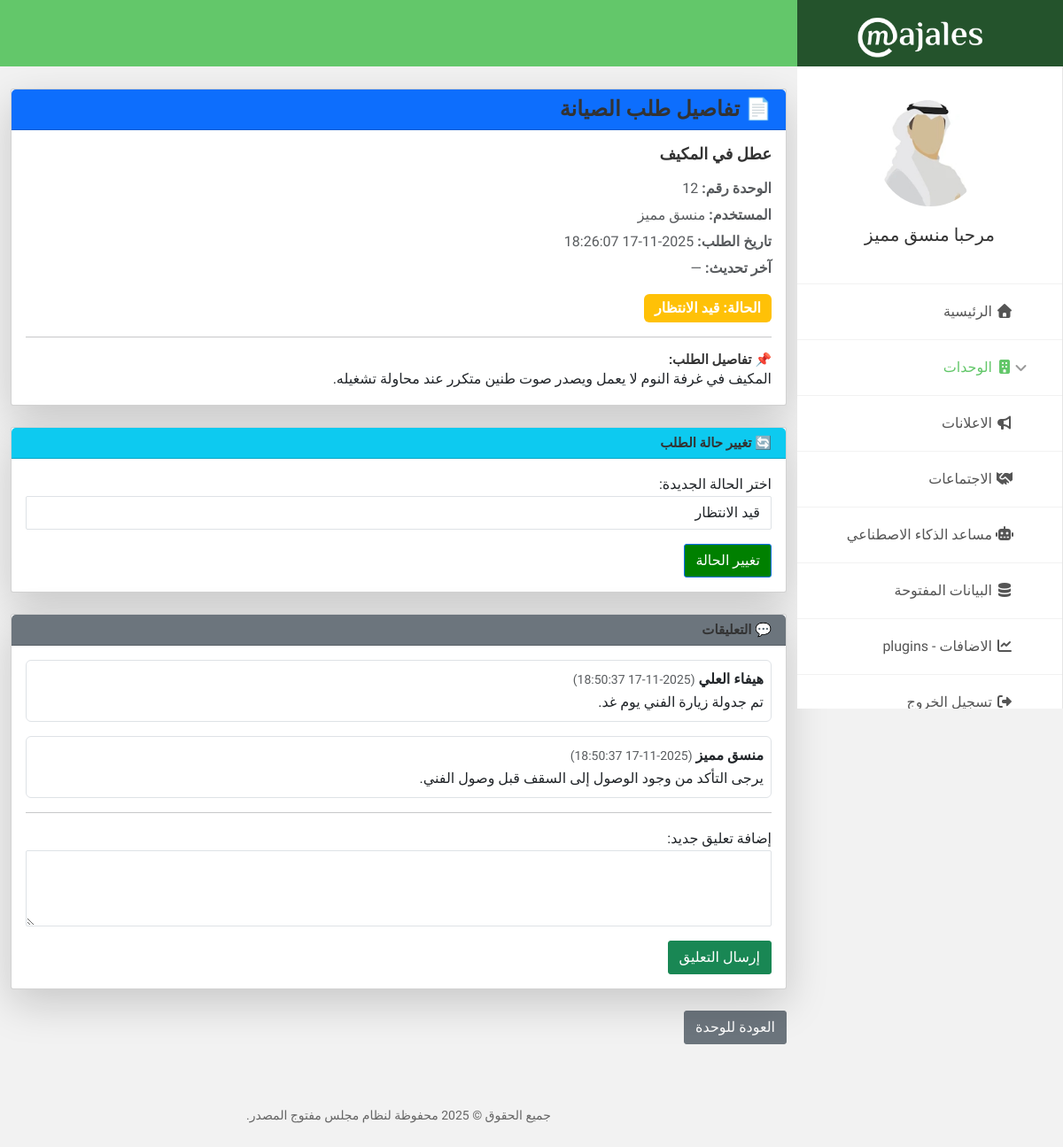
Screenshot of /viewrequest.php?rid=2 (signed in) with the database file from the repository.
### tables this page shows
CREATE TABLE `requests` (
  `id` int(11) NOT NULL,
  `unit_id` int(11) NOT NULL,
  `user_id` int(11) NOT NULL,
  `request_title` varchar(255) NOT NULL,
  `request_text` text NOT NULL,
  `request_date` datetime NOT NULL DEFAULT current_timestamp(),
  `last_update` datetime DEFAULT NULL ON UPDATE current_timestamp(),
  `status` enum('open','pending','in review','in progress','hold','done','canceled') NOT NULL DEFAULT 'open'
);

CREATE TABLE `users` (
  `ID` int(11) NOT NULL,
  `Name` varchar(50) NOT NULL,
  `Email` varchar(70) NOT NULL,
  `Picture_Filename` varchar(50) DEFAULT NULL,
  `Password` varchar(32) NOT NULL,
  `Register_Date` datetime NOT NULL DEFAULT current_timestamp()
);

CREATE TABLE `request_comments` (
  `id` int(11) NOT NULL,
  `request_id` int(11) NOT NULL,
  `user_id` int(11) DEFAULT NULL,
  `comment_text` text NOT NULL,
  `created_at` datetime NOT NULL DEFAULT current_timestamp()
);

### viewrequest.php (the view, shortened to what this page needs)
<?php
include("Configuration/Header.php");
include("Configuration/DBInfoReader.php");
$request_id = isset($_GET['rid']) ? intval($_GET['rid']) : 0;
$query = "SELECT r.*, u.name AS user_name
          FROM requests r
          LEFT JOIN users u ON r.user_id = u.id
          WHERE r.id = ?";
$stmt = mysqli_prepare($Connection, $query);
mysqli_stmt_bind_param($stmt, "i", $request_id);
mysqli_stmt_execute($stmt);
$result = mysqli_stmt_get_result($stmt);
$request = mysqli_fetch_assoc($result);
function status_label($st) {
    switch ($st) {
        case "pending": return ["قيد الانتظار", "warning"];
    }
}
list($status_text, $status_color) = status_label($request["status"]);
?>
<div class="container mt-5" dir="rtl" style="text-align:right;">
    <div class="card shadow-lg mb-4">
        <div class="card-header bg-primary text-white">
            <h3 class="m-0">📄 تفاصيل طلب الصيانة</h3>
        </div>
        <div class="card-body">
            <h4 class="mb-3"><?php echo htmlspecialchars($request["request_title"]); ?></h4>
            <p class="text-muted mb-1"><strong>الوحدة رقم:</strong> <?php echo $request["unit_id"]; ?></p>
            <p class="text-muted mb-1"><strong>المستخدم:</strong> <?php echo $request["user_name"] ?: "غير متوفر"; ?></p>
            <p class="text-muted mb-1"><strong>تاريخ الطلب:</strong> <?php echo $request["request_date"]; ?></p>
            <p class="text-muted mb-3"><strong>آخر تحديث:</strong> <?php echo $request["last_update"] ?: "—"; ?></p>
            <span class="badge bg-<?php echo $status_color; ?>" style="font-size:16px;padding:8px 12px;">
                الحالة: <?php echo $status_text; ?>
            </span>
            <hr>
            <h5>📌 تفاصيل الطلب:</h5>
            <p style="white-space:pre-line;"><?php echo nl2br(htmlspecialchars($request["request_text"])); ?></p>
        </div>
    </div>
    <div class="card shadow-lg mb-4">
        <div class="card-header bg-info text-white">
            <h5 class="m-0">🔄 تغيير حالة الطلب</h5>
        </div>
        <div class="card-body">
            <form method="POST" action="" dir="rtl">
                <div class="form-group mb-3">
                    <label for="status">اختر الحالة الجديدة:</label>
                    <select class="form-control" name="status" id="status" required>
                        <?php
                        $statuses = ['open'=>'مفتوح','pending'=>'قيد الانتظار','in review'=>'قيد المراجعة','in progress'=>'قيد التنفيذ','hold'=>'معلق','done'=>'مكتمل','canceled'=>'ملغي'];
                        foreach($statuses as $key=>$val){
                            $sel = ($request['status']==$key) ? "selected" : "";
                            echo "<option value='$key' $sel>$val</option>";
                        }
                        ?>
                    </select>
                </div>
                <button type="submit" name="change_status" class="btn btn-primary">تغيير الحالة</button>
            </form>
        </div>
    </div>
    <div class="card shadow-lg mb-4">
        <div class="card-header bg-secondary text-white">
            <h5 class="m-0">💬 التعليقات</h5>
        </div>
        <div class="card-body">
            <?php
            $comments_sql = "SELECT c.*, u.name AS user_name FROM request_comments c
                             LEFT JOIN users u ON c.user_id=u.id
                             WHERE c.request_id=? ORDER BY c.created_at ASC";
            $stmt_c = mysqli_prepare($Connection, $comments_sql);
            mysqli_stmt_bind_param($stmt_c, "i", $request_id);
            mysqli_stmt_execute($stmt_c);
            $comments_result = mysqli_stmt_get_result($stmt_c);
            if(mysqli_num_rows($comments_result)>0){
                while($comment = mysqli_fetch_assoc($comments_result)){
                    echo '<div class="mb-3 p-2 border rounded">';
                    echo '<strong>'.htmlspecialchars($comment["user_name"] ?: "غير معروف").'</strong> <small class="text-muted">('.$comment["created_at"].')</small>';
                    echo '<p class="mb-0">'.nl2br(htmlspecialchars($comment["comment_text"])).'</p>';
                    echo '</div>';
                }
            } else {
                echo '<p class="text-muted">لا توجد تعليقات بعد.</p>';
            }
            ?>
            <hr>
            <form method="POST" action="" dir="rtl">
                <div class="form-group mb-3">
                    <label for="comment_text">إضافة تعليق جديد:</label>
                    <textarea name="comment_text" id="comment_text" rows="3" class="form-control" required></textarea>
                </div>
                <button type="submit" name="new_comment" class="btn btn-success">إرسال التعليق</button>
            </form>
        </div>
    </div>
    <div class="text-left mb-5">
        <a href="unitview.php?id=<?php echo $request["unit_id"]; ?>" class="btn btn-secondary">العودة للوحدة</a>
    </div>
</div>
<?php include("Configuration/Footer.php"); ?>

### rows the page displays
requests: request_title "عطل في المكيف", unit "12", user.Name "منسق مميز", request_date "2025-11-17 18:26:07", last_update "—", request_text "المكيف في غرفة النوم لا يعمل ويصدر صوت طنين متكرر عند محاولة تشغيله."
request_comments: user.Name "هيفاء العلي", created_at "2025-11-17 18:50:37", comment_text "تم جدولة زيارة الفني يوم غد."
request_comments: user.Name "منسق مميز", created_at "2025-11-17 18:50:37", comment_text "يرجى التأكد من وجود الوصول إلى السقف قبل وصول الفني."

### other values shown
$_SESSION['Name'] "منسق مميز"
$status_text "قيد الانتظار"
form field status "قيد الانتظار"
